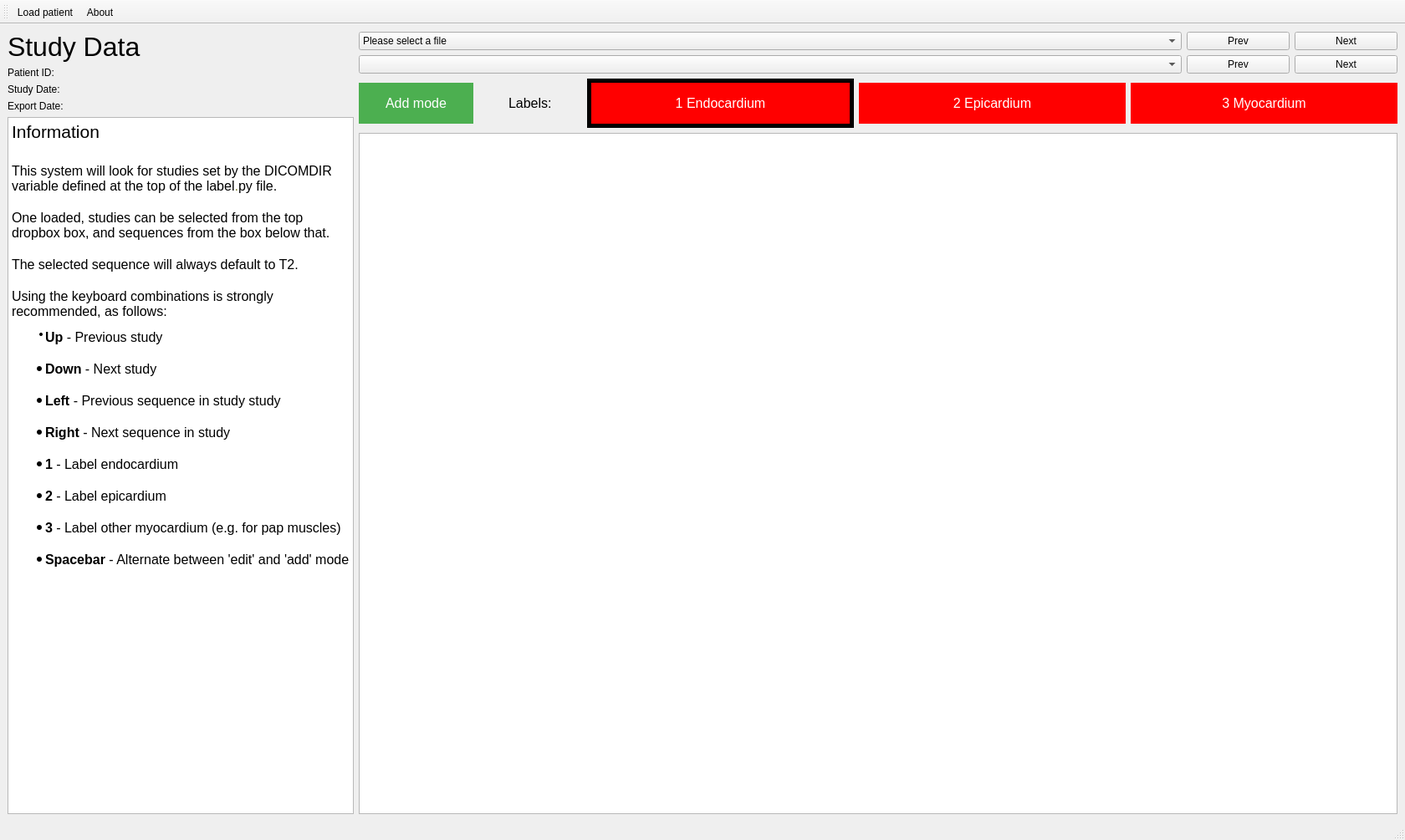
<?xml version="1.0" encoding="UTF-8"?>
<ui version="4.0">
 <class>MainWindow</class>
 <widget class="QMainWindow" name="MainWindow">
  <property name="enabled">
   <bool>true</bool>
  </property>
  <property name="geometry">
   <rect>
    <x>0</x>
    <y>0</y>
    <width>1680</width>
    <height>1005</height>
   </rect>
  </property>
  <property name="windowTitle">
   <string>Image Annotator</string>
  </property>
  <widget class="QWidget" name="centralwidget">
   <layout class="QGridLayout" name="gridLayout" columnstretch="1,3">
    <item row="0" column="1">
     <layout class="QVBoxLayout" name="verticalLayout_Centre">
      <item>
       <layout class="QHBoxLayout" name="horizontalLayout_Study" stretch="8,1,1">
        <item>
         <widget class="QComboBox" name="comboBox_studies">
          <property name="enabled">
           <bool>true</bool>
          </property>
          <property name="editable">
           <bool>false</bool>
          </property>
          <property name="currentText">
           <string>Please select a file</string>
          </property>
          <item>
           <property name="text">
            <string>Please select a file</string>
           </property>
          </item>
         </widget>
        </item>
        <item>
         <widget class="QPushButton" name="pushButton_prevstudy">
          <property name="text">
           <string>Prev</string>
          </property>
         </widget>
        </item>
        <item>
         <widget class="QPushButton" name="pushButton_nextstudy">
          <property name="text">
           <string>Next</string>
          </property>
         </widget>
        </item>
       </layout>
      </item>
      <item>
       <layout class="QHBoxLayout" name="horizontalLayout_Seq" stretch="8,1,1">
        <item>
         <widget class="QComboBox" name="comboBox_sequences">
          <property name="currentText">
           <string/>
          </property>
         </widget>
        </item>
        <item>
         <widget class="QPushButton" name="pushButton_prevseq">
          <property name="text">
           <string>Prev</string>
          </property>
         </widget>
        </item>
        <item>
         <widget class="QPushButton" name="pushButton_nextseq">
          <property name="text">
           <string>Next</string>
          </property>
         </widget>
        </item>
       </layout>
      </item>
      <item>
       <layout class="QHBoxLayout" name="horizontalLayout_Buttons" stretch="1,0,3,3,3">
        <item>
         <widget class="QPushButton" name="pushButton_mode">
          <property name="enabled">
           <bool>true</bool>
          </property>
          <property name="styleSheet">
           <string notr="true">  background-color: #4CAF50; /* Green */
  border: none;
  color: white;
  padding: 15px 32px;
  text-align: center;
  text-decoration: none;
  display: inline-block;
  font-size: 16px;</string>
          </property>
          <property name="text">
           <string>Add mode</string>
          </property>
         </widget>
        </item>
        <item>
         <widget class="QLabel" name="label_Labels">
          <property name="styleSheet">
           <string notr="true">  border: none;
  color: black;
  padding: 15px 32px;
  text-align: right;
  text-decoration: none;
  font-size: 16px;</string>
          </property>
          <property name="text">
           <string>Labels:</string>
          </property>
         </widget>
        </item>
        <item>
         <widget class="QPushButton" name="pushButton_endo">
          <property name="enabled">
           <bool>true</bool>
          </property>
          <property name="styleSheet">
           <string notr="true">  background-color: #FF0000; /* Green */
  border:5px solid #000000;
  color: white;
  padding: 15px 32px;
  text-align: center;
  text-decoration: none;
  display: inline-block;
  font-size: 16px;</string>
          </property>
          <property name="text">
           <string>1 Endocardium</string>
          </property>
         </widget>
        </item>
        <item>
         <widget class="QPushButton" name="pushButton_epi">
          <property name="enabled">
           <bool>true</bool>
          </property>
          <property name="styleSheet">
           <string notr="true">  background-color: #FF0000; /* Green */
  border: none;
  color: white;
  padding: 15px 32px;
  text-align: center;
  text-decoration: none;
  display: inline-block;
  font-size: 16px;</string>
          </property>
          <property name="text">
           <string>2 Epicardium</string>
          </property>
         </widget>
        </item>
        <item>
         <widget class="QPushButton" name="pushButton_myo">
          <property name="enabled">
           <bool>true</bool>
          </property>
          <property name="styleSheet">
           <string notr="true">  background-color: #FF0000; /* Green */
  border: none;
  color: white;
  padding: 15px 32px;
  text-align: center;
  text-decoration: none;
  display: inline-block;
  font-size: 16px;</string>
          </property>
          <property name="text">
           <string>3 Myocardium</string>
          </property>
         </widget>
        </item>
       </layout>
      </item>
      <item>
       <widget class="PlotWidget" name="plotWidget">
        <property name="enabled">
         <bool>true</bool>
        </property>
       </widget>
      </item>
     </layout>
    </item>
    <item row="0" column="0">
     <layout class="QVBoxLayout" name="verticalLayout_Left" stretch="0,0">
      <item>
       <layout class="QVBoxLayout" name="verticalLayout">
        <item>
         <widget class="QLabel" name="label_StudyData">
          <property name="font">
           <font>
            <pointsize>24</pointsize>
           </font>
          </property>
          <property name="text">
           <string>Study Data</string>
          </property>
         </widget>
        </item>
        <item>
         <widget class="QLabel" name="label_PatientID">
          <property name="text">
           <string>Patient ID:</string>
          </property>
         </widget>
        </item>
        <item>
         <widget class="QLabel" name="label_StudyDate">
          <property name="text">
           <string>Study Date:</string>
          </property>
         </widget>
        </item>
        <item>
         <widget class="QLabel" name="label_ExportDate">
          <property name="text">
           <string>Export Date:</string>
          </property>
         </widget>
        </item>
       </layout>
      </item>
      <item>
       <layout class="QVBoxLayout" name="verticalLayout_Info">
        <item>
         <widget class="QTextBrowser" name="textBrowser">
          <property name="html">
           <string>&lt;!DOCTYPE HTML PUBLIC &quot;-//W3C//DTD HTML 4.0//EN&quot; &quot;http://www.w3.org/TR/REC-html40/strict.dtd&quot;&gt;
&lt;html&gt;&lt;head&gt;&lt;meta name=&quot;qrichtext&quot; content=&quot;1&quot; /&gt;&lt;style type=&quot;text/css&quot;&gt;
p, li { white-space: pre-wrap; }
&lt;/style&gt;&lt;/head&gt;&lt;body style=&quot; font-family:'MS Shell Dlg 2'; font-size:8.25pt; font-weight:400; font-style:normal;&quot;&gt;
&lt;p style=&quot; margin-top:0px; margin-bottom:0px; margin-left:0px; margin-right:0px; -qt-block-indent:0; text-indent:0px;&quot;&gt;&lt;span style=&quot; font-size:16pt;&quot;&gt;Information&lt;/span&gt;&lt;/p&gt;
&lt;p style=&quot;-qt-paragraph-type:empty; margin-top:0px; margin-bottom:0px; margin-left:0px; margin-right:0px; -qt-block-indent:0; text-indent:0px; font-size:16pt;&quot;&gt;&lt;br /&gt;&lt;/p&gt;
&lt;p style=&quot; margin-top:0px; margin-bottom:0px; margin-left:0px; margin-right:0px; -qt-block-indent:0; text-indent:0px;&quot;&gt;&lt;span style=&quot; font-size:12pt;&quot;&gt;This system will look for studies set by the &lt;/span&gt;&lt;span style=&quot; font-family:'Courier New'; font-size:12pt; color:#000000; background-color:#ffffff;&quot;&gt;DICOMDIR &lt;/span&gt;&lt;span style=&quot; font-size:12pt;&quot;&gt;variable defined at the top of the &lt;/span&gt;&lt;span style=&quot; font-family:'Courier New'; font-size:12pt; color:#000000; background-color:#ffffff;&quot;&gt;label&lt;/span&gt;&lt;span style=&quot; font-family:'Courier New'; font-size:12pt; color:#808030;&quot;&gt;.&lt;/span&gt;&lt;span style=&quot; font-family:'Courier New'; font-size:12pt; color:#000000;&quot;&gt;py &lt;/span&gt;&lt;span style=&quot; font-size:12pt;&quot;&gt;file.&lt;/span&gt;&lt;/p&gt;
&lt;p style=&quot;-qt-paragraph-type:empty; margin-top:0px; margin-bottom:0px; margin-left:0px; margin-right:0px; -qt-block-indent:0; text-indent:0px; font-size:12pt;&quot;&gt;&lt;br /&gt;&lt;/p&gt;
&lt;p style=&quot; margin-top:0px; margin-bottom:0px; margin-left:0px; margin-right:0px; -qt-block-indent:0; text-indent:0px;&quot;&gt;&lt;span style=&quot; font-size:12pt;&quot;&gt;One loaded, studies can be selected from the top dropbox box, and sequences from the box below that.&lt;/span&gt;&lt;/p&gt;
&lt;p style=&quot;-qt-paragraph-type:empty; margin-top:0px; margin-bottom:0px; margin-left:0px; margin-right:0px; -qt-block-indent:0; text-indent:0px; font-size:12pt;&quot;&gt;&lt;br /&gt;&lt;/p&gt;
&lt;p style=&quot; margin-top:0px; margin-bottom:0px; margin-left:0px; margin-right:0px; -qt-block-indent:0; text-indent:0px;&quot;&gt;&lt;span style=&quot; font-size:12pt;&quot;&gt;The selected sequence will always default to T2.&lt;/span&gt;&lt;/p&gt;
&lt;p style=&quot;-qt-paragraph-type:empty; margin-top:0px; margin-bottom:0px; margin-left:0px; margin-right:0px; -qt-block-indent:0; text-indent:0px; font-size:12pt;&quot;&gt;&lt;br /&gt;&lt;/p&gt;
&lt;p style=&quot; margin-top:0px; margin-bottom:0px; margin-left:0px; margin-right:0px; -qt-block-indent:0; text-indent:0px;&quot;&gt;&lt;span style=&quot; font-size:12pt;&quot;&gt;Using the keyboard combinations is strongly recommended, as follows:&lt;/span&gt;&lt;/p&gt;
&lt;ul style=&quot;margin-top: 0px; margin-bottom: 0px; margin-left: 0px; margin-right: 0px; -qt-list-indent: 1;&quot;&gt;&lt;li style=&quot; font-size:8pt;&quot; style=&quot; margin-top:12px; margin-bottom:0px; margin-left:0px; margin-right:0px; -qt-block-indent:0; text-indent:0px;&quot;&gt;&lt;span style=&quot; font-size:12pt; font-weight:600;&quot;&gt;Up&lt;/span&gt;&lt;span style=&quot; font-size:12pt;&quot;&gt; - Previous study&lt;/span&gt;&lt;/li&gt;&lt;/ul&gt;
&lt;p style=&quot;-qt-paragraph-type:empty; margin-top:0px; margin-bottom:0px; margin-left:0px; margin-right:0px; -qt-block-indent:1; text-indent:0px; font-size:12pt;&quot;&gt;&lt;br /&gt;&lt;/p&gt;
&lt;ul style=&quot;margin-top: 0px; margin-bottom: 0px; margin-left: 0px; margin-right: 0px; -qt-list-indent: 1;&quot;&gt;&lt;li style=&quot; font-size:12pt;&quot; style=&quot; margin-top:0px; margin-bottom:0px; margin-left:0px; margin-right:0px; -qt-block-indent:0; text-indent:0px;&quot;&gt;&lt;span style=&quot; font-weight:600;&quot;&gt;Down&lt;/span&gt; - Next study&lt;/li&gt;&lt;/ul&gt;
&lt;p style=&quot;-qt-paragraph-type:empty; margin-top:0px; margin-bottom:0px; margin-left:0px; margin-right:0px; -qt-block-indent:1; text-indent:0px; font-size:12pt;&quot;&gt;&lt;br /&gt;&lt;/p&gt;
&lt;ul style=&quot;margin-top: 0px; margin-bottom: 0px; margin-left: 0px; margin-right: 0px; -qt-list-indent: 1;&quot;&gt;&lt;li style=&quot; font-size:12pt;&quot; style=&quot; margin-top:0px; margin-bottom:0px; margin-left:0px; margin-right:0px; -qt-block-indent:0; text-indent:0px;&quot;&gt;&lt;span style=&quot; font-weight:600;&quot;&gt;Left&lt;/span&gt; - Previous sequence in study study&lt;/li&gt;
&lt;p style=&quot;-qt-paragraph-type:empty; margin-top:0px; margin-bottom:0px; margin-left:0px; margin-right:0px; -qt-block-indent:1; text-indent:0px; font-size:12pt;&quot;&gt;&lt;br /&gt;&lt;/p&gt;
&lt;li style=&quot; font-size:12pt;&quot; style=&quot; margin-top:0px; margin-bottom:0px; margin-left:0px; margin-right:0px; -qt-block-indent:0; text-indent:0px;&quot;&gt;&lt;span style=&quot; font-weight:600;&quot;&gt;Right&lt;/span&gt; - Next sequence in study&lt;/li&gt;
&lt;p style=&quot;-qt-paragraph-type:empty; margin-top:0px; margin-bottom:0px; margin-left:0px; margin-right:0px; -qt-block-indent:1; text-indent:0px; font-size:12pt;&quot;&gt;&lt;br /&gt;&lt;/p&gt;
&lt;li style=&quot; font-size:12pt;&quot; style=&quot; margin-top:0px; margin-bottom:0px; margin-left:0px; margin-right:0px; -qt-block-indent:0; text-indent:0px;&quot;&gt;&lt;span style=&quot; font-weight:600;&quot;&gt;1&lt;/span&gt; - Label endocardium&lt;/li&gt;
&lt;p style=&quot;-qt-paragraph-type:empty; margin-top:0px; margin-bottom:0px; margin-left:0px; margin-right:0px; -qt-block-indent:1; text-indent:0px; font-size:12pt;&quot;&gt;&lt;br /&gt;&lt;/p&gt;
&lt;li style=&quot; font-size:12pt;&quot; style=&quot; margin-top:0px; margin-bottom:0px; margin-left:0px; margin-right:0px; -qt-block-indent:0; text-indent:0px;&quot;&gt;&lt;span style=&quot; font-weight:600;&quot;&gt;2&lt;/span&gt; - Label epicardium&lt;/li&gt;
&lt;p style=&quot;-qt-paragraph-type:empty; margin-top:0px; margin-bottom:0px; margin-left:0px; margin-right:0px; -qt-block-indent:1; text-indent:0px; font-size:12pt;&quot;&gt;&lt;br /&gt;&lt;/p&gt;
&lt;li style=&quot; font-size:12pt;&quot; style=&quot; margin-top:0px; margin-bottom:0px; margin-left:0px; margin-right:0px; -qt-block-indent:0; text-indent:0px;&quot;&gt;&lt;span style=&quot; font-weight:600;&quot;&gt;3&lt;/span&gt; - Label other myocardium (e.g. for pap muscles)&lt;/li&gt;
&lt;p style=&quot;-qt-paragraph-type:empty; margin-top:0px; margin-bottom:0px; margin-left:0px; margin-right:0px; -qt-block-indent:1; text-indent:0px; font-size:12pt;&quot;&gt;&lt;br /&gt;&lt;/p&gt;
&lt;li style=&quot; font-size:12pt;&quot; style=&quot; margin-top:0px; margin-bottom:0px; margin-left:0px; margin-right:0px; -qt-block-indent:0; text-indent:0px;&quot;&gt;&lt;span style=&quot; font-weight:600;&quot;&gt;Spacebar&lt;/span&gt; - Alternate between 'edit' and 'add' mode&lt;/li&gt;&lt;/ul&gt;
&lt;p style=&quot;-qt-paragraph-type:empty; margin-top:0px; margin-bottom:0px; margin-left:0px; margin-right:0px; -qt-block-indent:0; text-indent:0px; font-size:12pt;&quot;&gt;&lt;br /&gt;&lt;/p&gt;
&lt;p style=&quot;-qt-paragraph-type:empty; margin-top:0px; margin-bottom:0px; margin-left:0px; margin-right:0px; -qt-block-indent:0; text-indent:0px; font-size:12pt;&quot;&gt;&lt;br /&gt;&lt;/p&gt;&lt;/body&gt;&lt;/html&gt;</string>
          </property>
         </widget>
        </item>
       </layout>
      </item>
     </layout>
    </item>
   </layout>
  </widget>
  <widget class="QStatusBar" name="statusbar"/>
  <widget class="QToolBar" name="toolBar">
   <property name="enabled">
    <bool>true</bool>
   </property>
   <property name="windowTitle">
    <string>toolBar</string>
   </property>
   <attribute name="toolBarArea">
    <enum>TopToolBarArea</enum>
   </attribute>
   <attribute name="toolBarBreak">
    <bool>false</bool>
   </attribute>
   <addaction name="actionLoad_study"/>
   <addaction name="actionAbout"/>
  </widget>
  <action name="actionLoad_study">
   <property name="icon">
    <iconset>
     <normaloff>../../BARD/ui/icons/Patient.png</normaloff>../../BARD/ui/icons/Patient.png</iconset>
   </property>
   <property name="text">
    <string>Load patient</string>
   </property>
   <property name="shortcut">
    <string>Ctrl+N</string>
   </property>
  </action>
  <action name="actionAbout">
   <property name="icon">
    <iconset>
     <normaloff>../../BARD/ui/icons/About.png</normaloff>../../BARD/ui/icons/About.png</iconset>
   </property>
   <property name="text">
    <string>About</string>
   </property>
   <property name="shortcut">
    <string>Ctrl+I</string>
   </property>
  </action>
  <action name="actionExit">
   <property name="text">
    <string>Exit</string>
   </property>
   <property name="shortcut">
    <string>Ctrl+Q</string>
   </property>
  </action>
 </widget>
 <customwidgets>
  <customwidget>
   <class>PlotWidget</class>
   <extends>QGraphicsView</extends>
   <header>pyqtgraph</header>
  </customwidget>
 </customwidgets>
 <resources/>
 <connections/>
</ui>
